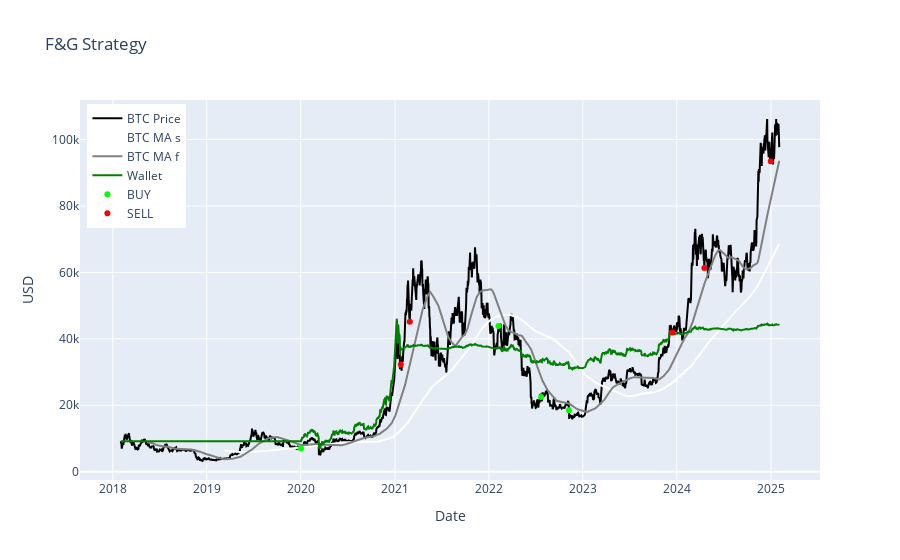
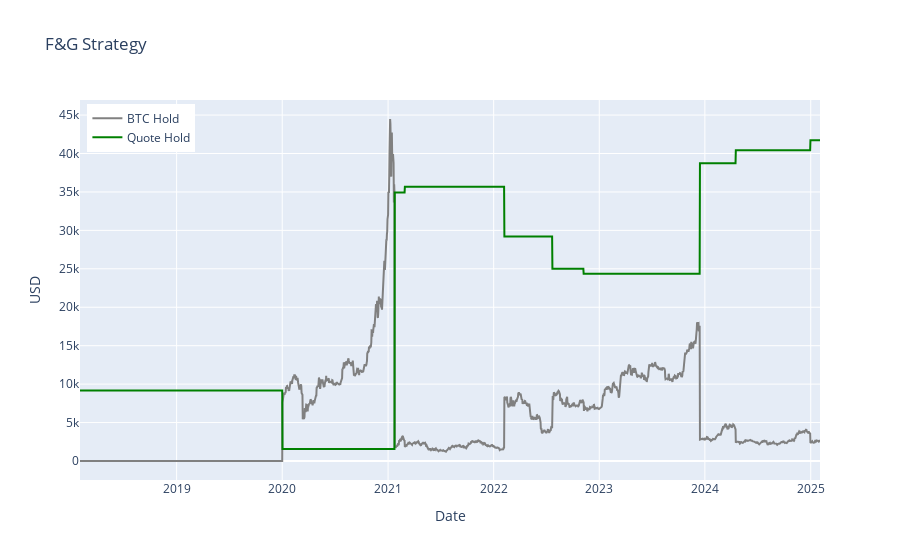

Notebook code for these charts, in order:
### Markdown cell above
Estrategia 1

### Code cell
cash = df['BTC'].loc[0]
wallet = cash
quote = wallet
base = 0.0
df['quote'] = None
df['base']  = None
df['buy'] = None
df['sell'] = None
threshold = 5
start = False

df['BTC_ma_s'] = df['BTC'].rolling(window=400).mean()
df['BTC_ma_f'] = df['BTC'].rolling(window=100).mean()

for i,row in df.iterrows():
	oper = 0
	to_hold_perc = map(row['fng_ma_s'],80,15,20,100)
	buyed_usd = base*row['BTC']
	to_hold_usd = wallet*(to_hold_perc/100)
	
	#Si estoy holdeando mas de lo que indica F&G -> vender
	if row['BTC']>row['BTC_ma_f'] and row['BTC']>row['BTC_ma_s'] and row['stage']==1 and row['stage_f']==1 and row['stage_s']==2 and buyed_usd > to_hold_usd*(1+threshold/100):
		to_sell_usd = buyed_usd - to_hold_usd
		to_sell_base = to_sell_usd/row['BTC']
		if base>=to_sell_base:
			base -= to_sell_base
			quote += to_sell_usd
			oper = -1
		
	#Si estoy holdeando menos de lo que indica F&G -> comprar
	if row['BTC']<row['BTC_ma_f'] and row['BTC']<row['BTC_ma_s'] and row['stage']==-1 and row['stage_f']==-1 and row['stage_s']==-2 and buyed_usd < to_hold_usd*(1-threshold/100):
		to_buy_usd = to_hold_usd - buyed_usd
		if quote>=to_buy_usd:
			base += to_buy_usd/row['BTC']
			quote -= to_buy_usd
			oper = 1

	
	df.at[i,'base'] = base
	df.at[i,'quote'] = quote
	if oper > 0:
		df.at[i,'buy'] = row['BTC']
	elif oper < 0:
		df.at[i,'sell'] = row['BTC']    


df['wallet'] = df['quote'] + df['base']*df['BTC']
days = df['datetime'].count()
pnl_month = (((df['wallet'].iloc[-1]-df['wallet'].iloc[0])/days)*30) / df['wallet'].iloc[0]
print('Days',days,'BUY',df[df['buy']>0]['buy'].count(),'SELL',df[df['sell']>0]['sell'].count())
print('PNL x Month',round(pnl_month*100,2))

# Crear la figura
fig = go.Figure()
fig.add_trace(go.Scatter(x=df['datetime'], y=df['BTC'], mode='lines', line=dict(color='black'),name='BTC Price'))
fig.add_trace(go.Scatter(x=df['datetime'], y=df['BTC_ma_s'], mode='lines', line=dict(color='white'),name='BTC MA s'))
fig.add_trace(go.Scatter(x=df['datetime'], y=df['BTC_ma_f'], mode='lines', line=dict(color='gray'),name='BTC MA f'))
fig.add_trace(go.Scatter(x=df['datetime'], y=df['wallet'], mode='lines', line=dict(color='green'),name='Wallet'))
fig.add_trace(go.Scatter(x=df['datetime'], y=df['buy'], mode='markers', line=dict(color='#00ff00'),name='BUY'))
fig.add_trace(go.Scatter(x=df['datetime'], y=df['sell'], mode='markers', line=dict(color='#ff0000'),name='SELL'))
fig.update_layout(title="F&G Strategy",xaxis=dict(title='Date'),yaxis=dict(title='USD'),legend=dict(x=0.01, y=0.99),)
fig.show()

# Crear la figura
fig = go.Figure()
fig.add_trace(go.Scatter(x=df['datetime'], y=(df['base']*df['BTC']), mode='lines', line=dict(color='gray'),name='BTC Hold'))
fig.add_trace(go.Scatter(x=df['datetime'], y=df['quote'], mode='lines', line=dict(color='green'),name='Quote Hold'))
fig.update_layout(title="F&G Strategy",xaxis=dict(title='Date'),yaxis=dict(title='USD'),legend=dict(x=0.01, y=0.99),)
fig.show()

### Figure 1 — Plotly figure (JSON) as saved in the notebook; plotly's stock layout.template omitted (floating-point values rounded to 4 significant figures; data arrays with more than 128 entries replaced by an {"elided": "..."} marker saying what was removed)
{"data": [{"line": {"color": "black"}, "mode": "lines", "name": "BTC Price", "type": "scatter", "x": {"elided": "2555 str values"}, "y": {"elided": "2555 float values"}}, {"line": {"color": "white"}, "mode": "lines", "name": "BTC MA s", "type": "scatter", "x": {"elided": "2555 str values"}, "y": {"elided": "2555 float values"}}, {"line": {"color": "gray"}, "mode": "lines", "name": "BTC MA f", "type": "scatter", "x": {"elided": "2555 str values"}, "y": {"elided": "2555 float values"}}, {"line": {"color": "green"}, "mode": "lines", "name": "Wallet", "type": "scatter", "x": {"elided": "2555 str values"}, "y": {"elided": "2555 float values"}}, {"line": {"color": "#00ff00"}, "mode": "markers", "name": "BUY", "type": "scatter", "x": {"elided": "2555 str values"}, "y": {"elided": "2555 float values"}}, {"line": {"color": "#ff0000"}, "mode": "markers", "name": "SELL", "type": "scatter", "x": {"elided": "2555 str values"}, "y": {"elided": "2555 float values"}}], "layout": {"legend": {"x": 0.01, "y": 0.99}, "title": {"text": "F&G Strategy"}, "xaxis": {"title": {"text": "Date"}}, "yaxis": {"title": {"text": "USD"}}}}

### Figure 2 — Plotly figure (JSON) as saved in the notebook; plotly's stock layout.template omitted (floating-point values rounded to 4 significant figures; data arrays with more than 128 entries replaced by an {"elided": "..."} marker saying what was removed)
{"data": [{"line": {"color": "gray"}, "mode": "lines", "name": "BTC Hold", "type": "scatter", "x": {"elided": "2555 str values"}, "y": {"elided": "2555 float values"}}, {"line": {"color": "green"}, "mode": "lines", "name": "Quote Hold", "type": "scatter", "x": {"elided": "2555 str values"}, "y": {"elided": "2555 float values"}}], "layout": {"legend": {"x": 0.01, "y": 0.99}, "title": {"text": "F&G Strategy"}, "xaxis": {"title": {"text": "Date"}}, "yaxis": {"title": {"text": "USD"}}}}
